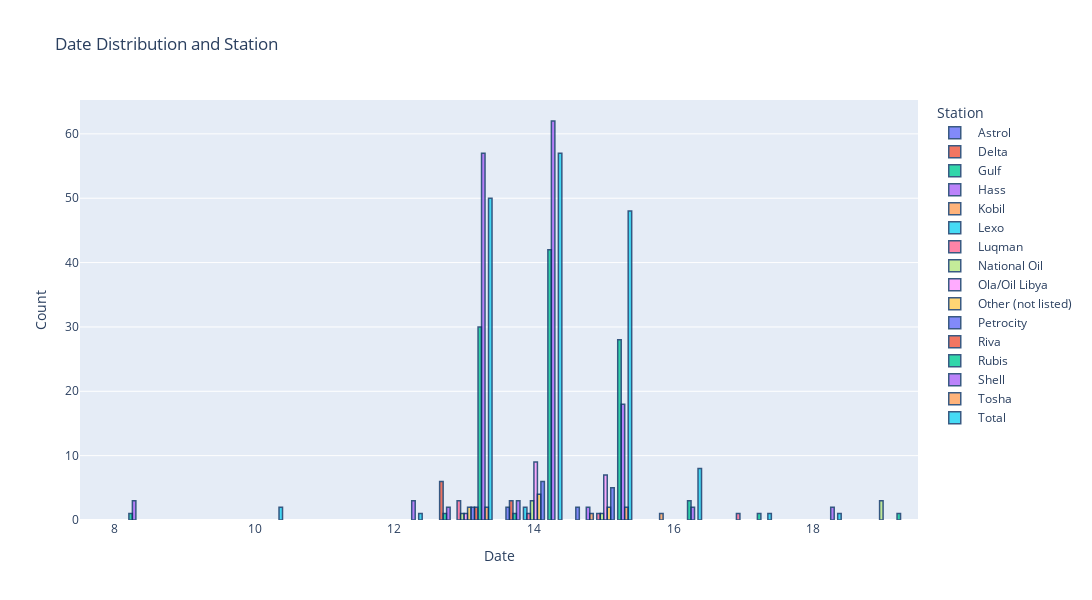

Notebook source saved alongside this figure:
### Markdown cell above
### Petrol Station Distribution based on Date

### Code cell
fuel_date=petrol_data.loc[:,["Station ","Date"]].groupby(["Station ","Date"]).size().reset_index()
fuel_date.columns=["Station ","Date","Count"]
fig=px.bar(fuel_date,x="Date",y='Count',color="Station ",
          barmode='group',title="Date Distribution and Station",
          height=600,width=1100)
fig.update_traces(marker_line_color='rgb(9,50,100)',marker_line_width=1.5,opacity=0.8)
fig.show()

### Figure 1 — Plotly figure (JSON) as saved in the notebook; plotly's stock layout.template omitted (floating-point values rounded to 4 significant figures)
{"data": [{"alignmentgroup": "True", "hovertemplate": "Station = Astrol <br>Date=%{x}<br>Count=%{y}<extra></extra>", "legendgroup": " Astrol ", "marker": {"color": "#636efa", "line": {"color": "rgb(9,50,100)", "width": 1.5}, "pattern": {"shape": ""}}, "name": " Astrol ", "offsetgroup": " Astrol ", "opacity": 0.8, "orientation": "v", "showlegend": true, "textposition": "auto", "type": "bar", "x": [14, 15], "xaxis": "x", "y": [2, 2], "yaxis": "y"}, {"alignmentgroup": "True", "hovertemplate": "Station = Delta <br>Date=%{x}<br>Count=%{y}<extra></extra>", "legendgroup": " Delta ", "marker": {"color": "#EF553B", "line": {"color": "rgb(9,50,100)", "width": 1.5}, "pattern": {"shape": ""}}, "name": " Delta ", "offsetgroup": " Delta ", "opacity": 0.8, "orientation": "v", "showlegend": true, "textposition": "auto", "type": "bar", "x": [13, 14], "xaxis": "x", "y": [6, 3], "yaxis": "y"}, {"alignmentgroup": "True", "hovertemplate": "Station = Gulf <br>Date=%{x}<br>Count=%{y}<extra></extra>", "legendgroup": " Gulf ", "marker": {"color": "#00cc96", "line": {"color": "rgb(9,50,100)", "width": 1.5}, "pattern": {"shape": ""}}, "name": " Gulf ", "offsetgroup": " Gulf ", "opacity": 0.8, "orientation": "v", "showlegend": true, "textposition": "auto", "type": "bar", "x": [13, 14], "xaxis": "x", "y": [1, 1], "yaxis": "y"}, {"alignmentgroup": "True", "hovertemplate": "Station = Hass <br>Date=%{x}<br>Count=%{y}<extra></extra>", "legendgroup": " Hass ", "marker": {"color": "#ab63fa", "line": {"color": "rgb(9,50,100)", "width": 1.5}, "pattern": {"shape": ""}}, "name": " Hass ", "offsetgroup": " Hass ", "opacity": 0.8, "orientation": "v", "showlegend": true, "textposition": "auto", "type": "bar", "x": [13, 14, 15], "xaxis": "x", "y": [2, 3, 2], "yaxis": "y"}, {"alignmentgroup": "True", "hovertemplate": "Station = Kobil <br>Date=%{x}<br>Count=%{y}<extra></extra>", "legendgroup": " Kobil ", "marker": {"color": "#FFA15A", "line": {"color": "rgb(9,50,100)", "width": 1.5}, "pattern": {"shape": ""}}, "name": " Kobil ", "offsetgroup": " Kobil ", "opacity": 0.8, "orientation": "v", "showlegend": true, "textposition": "auto", "type": "bar", "x": [15, 16], "xaxis": "x", "y": [1, 1], "yaxis": "y"}, {"alignmentgroup": "True", "hovertemplate": "Station = Lexo <br>Date=%{x}<br>Count=%{y}<extra></extra>", "legendgroup": " Lexo ", "marker": {"color": "#19d3f3", "line": {"color": "rgb(9,50,100)", "width": 1.5}, "pattern": {"shape": ""}}, "name": " Lexo ", "offsetgroup": " Lexo ", "opacity": 0.8, "orientation": "v", "showlegend": true, "textposition": "auto", "type": "bar", "x": [14], "xaxis": "x", "y": [2], "yaxis": "y"}, {"alignmentgroup": "True", "hovertemplate": "Station = Luqman <br>Date=%{x}<br>Count=%{y}<extra></extra>", "legendgroup": " Luqman ", "marker": {"color": "#FF6692", "line": {"color": "rgb(9,50,100)", "width": 1.5}, "pattern": {"shape": ""}}, "name": " Luqman ", "offsetgroup": " Luqman ", "opacity": 0.8, "orientation": "v", "showlegend": true, "textposition": "auto", "type": "bar", "x": [13, 14, 15, 17], "xaxis": "x", "y": [3, 1, 1, 1], "yaxis": "y"}, {"alignmentgroup": "True", "hovertemplate": "Station = National Oil <br>Date=%{x}<br>Count=%{y}<extra></extra>", "legendgroup": " National Oil ", "marker": {"color": "#B6E880", "line": {"color": "rgb(9,50,100)", "width": 1.5}, "pattern": {"shape": ""}}, "name": " National Oil ", "offsetgroup": " National Oil ", "opacity": 0.8, "orientation": "v", "showlegend": true, "textposition": "auto", "type": "bar", "x": [13, 14, 15, 19], "xaxis": "x", "y": [1, 3, 1, 3], "yaxis": "y"}, {"alignmentgroup": "True", "hovertemplate": "Station = Ola/Oil Libya <br>Date=%{x}<br>Count=%{y}<extra></extra>", "legendgroup": " Ola/Oil Libya ", "marker": {"color": "#FF97FF", "line": {"color": "rgb(9,50,100)", "width": 1.5}, "pattern": {"shape": ""}}, "name": " Ola/Oil Libya ", "offsetgroup": " Ola/Oil Libya ", "opacity": 0.8, "orientation": "v", "showlegend": true, "textposition": "auto", "type": "bar", "x": [13, 14, 15], "xaxis": "x", "y": [1, 9, 7], "yaxis": "y"}, {"alignmentgroup": "True", "hovertemplate": "Station = Other (not listed) <br>Date=%{x}<br>Count=%{y}<extra></extra>", "legendgroup": " Other (not listed) ", "marker": {"color": "#FECB52", "line": {"color": "rgb(9,50,100)", "width": 1.5}, "pattern": {"shape": ""}}, "name": " Other (not listed) ", "offsetgroup": " Other (not listed) ", "opacity": 0.8, "orientation": "v", "showlegend": true, "textposition": "auto", "type": "bar", "x": [13, 14, 15], "xaxis": "x", "y": [2, 4, 2], "yaxis": "y"}, {"alignmentgroup": "True", "hovertemplate": "Station = Petrocity <br>Date=%{x}<br>Count=%{y}<extra></extra>", "legendgroup": " Petrocity ", "marker": {"color": "#636efa", "line": {"color": "rgb(9,50,100)", "width": 1.5}, "pattern": {"shape": ""}}, "name": " Petrocity ", "offsetgroup": " Petrocity ", "opacity": 0.8, "orientation": "v", "showlegend": true, "textposition": "auto", "type": "bar", "x": [13, 14, 15], "xaxis": "x", "y": [2, 6, 5], "yaxis": "y"}, {"alignmentgroup": "True", "hovertemplate": "Station = Riva <br>Date=%{x}<br>Count=%{y}<extra></extra>", "legendgroup": " Riva ", "marker": {"color": "#EF553B", "line": {"color": "rgb(9,50,100)", "width": 1.5}, "pattern": {"shape": ""}}, "name": " Riva ", "offsetgroup": " Riva ", "opacity": 0.8, "orientation": "v", "showlegend": true, "textposition": "auto", "type": "bar", "x": [13], "xaxis": "x", "y": [2], "yaxis": "y"}, {"alignmentgroup": "True", "hovertemplate": "Station = Rubis <br>Date=%{x}<br>Count=%{y}<extra></extra>", "legendgroup": " Rubis ", "marker": {"color": "#00cc96", "line": {"color": "rgb(9,50,100)", "width": 1.5}, "pattern": {"shape": ""}}, "name": " Rubis ", "offsetgroup": " Rubis ", "opacity": 0.8, "orientation": "v", "showlegend": true, "textposition": "auto", "type": "bar", "x": [8, 13, 14, 15, 16, 17, 19], "xaxis": "x", "y": [1, 30, 42, 28, 3, 1, 1], "yaxis": "y"}, {"alignmentgroup": "True", "hovertemplate": "Station = Shell <br>Date=%{x}<br>Count=%{y}<extra></extra>", "legendgroup": " Shell ", "marker": {"color": "#ab63fa", "line": {"color": "rgb(9,50,100)", "width": 1.5}, "pattern": {"shape": ""}}, "name": " Shell ", "offsetgroup": " Shell ", "opacity": 0.8, "orientation": "v", "showlegend": true, "textposition": "auto", "type": "bar", "x": [8, 12, 13, 14, 15, 16, 18], "xaxis": "x", "y": [3, 3, 57, 62, 18, 2, 2], "yaxis": "y"}, {"alignmentgroup": "True", "hovertemplate": "Station = Tosha <br>Date=%{x}<br>Count=%{y}<extra></extra>", "legendgroup": " Tosha ", "marker": {"color": "#FFA15A", "line": {"color": "rgb(9,50,100)", "width": 1.5}, "pattern": {"shape": ""}}, "name": " Tosha ", "offsetgroup": " Tosha ", "opacity": 0.8, "orientation": "v", "showlegend": true, "textposition": "auto", "type": "bar", "x": [13, 15], "xaxis": "x", "y": [2, 2], "yaxis": "y"}, {"alignmentgroup": "True", "hovertemplate": "Station = Total <br>Date=%{x}<br>Count=%{y}<extra></extra>", "legendgroup": " Total ", "marker": {"color": "#19d3f3", "line": {"color": "rgb(9,50,100)", "width": 1.5}, "pattern": {"shape": ""}}, "name": " Total ", "offsetgroup": " Total ", "opacity": 0.8, "orientation": "v", "showlegend": true, "textposition": "auto", "type": "bar", "x": [10, 12, 13, 14, 15, 16, 17, 18], "xaxis": "x", "y": [2, 1, 50, 57, 48, 8, 1, 1], "yaxis": "y"}], "layout": {"barmode": "group", "height": 600, "legend": {"title": {"text": "Station "}, "tracegroupgap": 0}, "title": {"text": "Date Distribution and Station"}, "width": 1100, "xaxis": {"anchor": "y", "domain": [0.0, 1.0], "title": {"text": "Date"}}, "yaxis": {"anchor": "x", "domain": [0.0, 1.0], "title": {"text": "Count"}}}}
